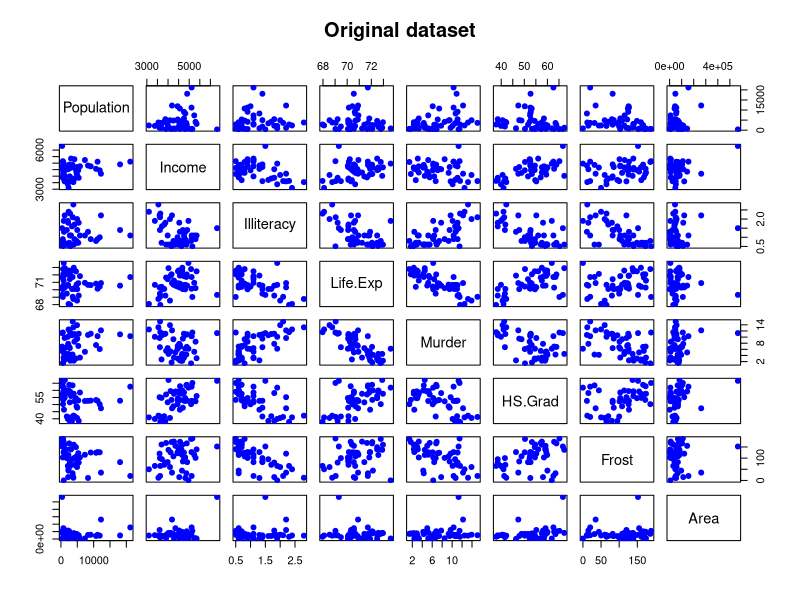
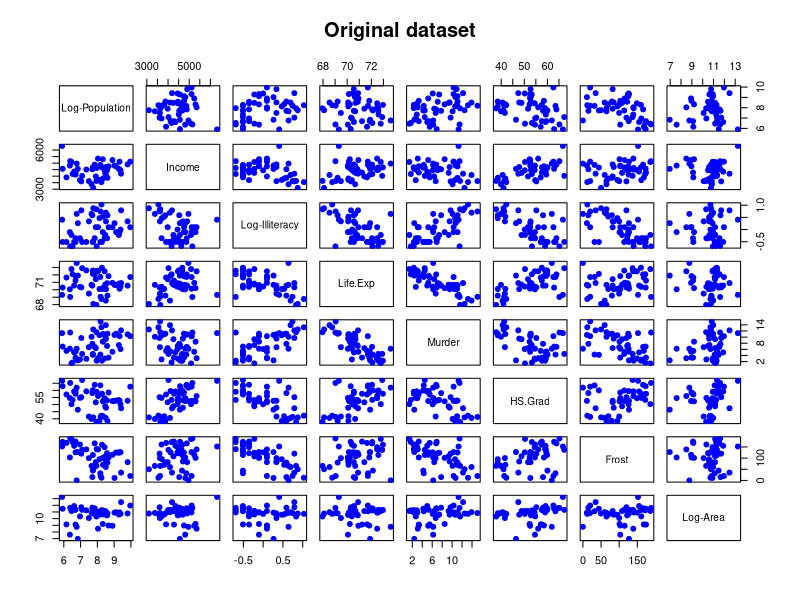
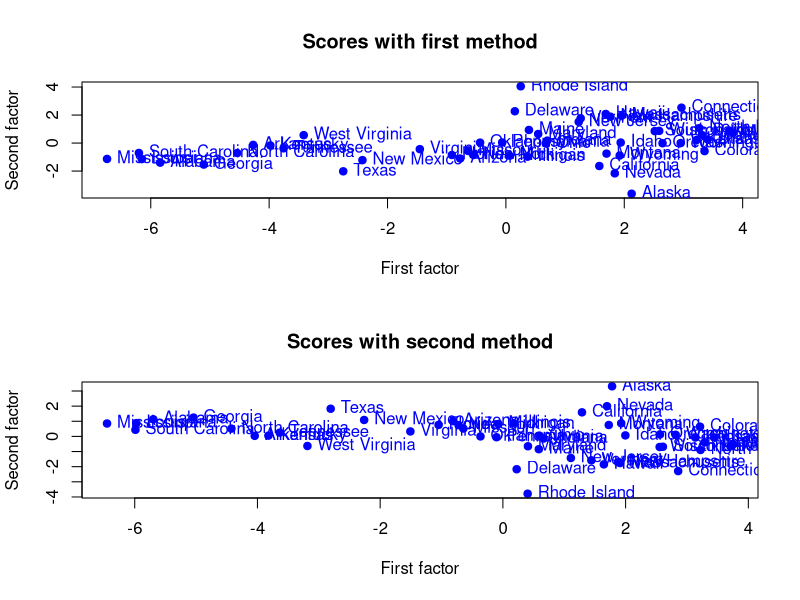
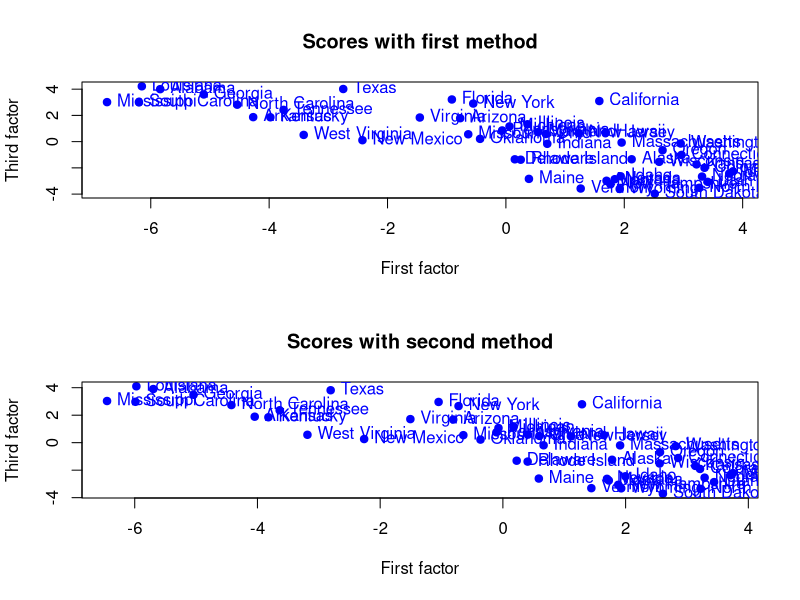
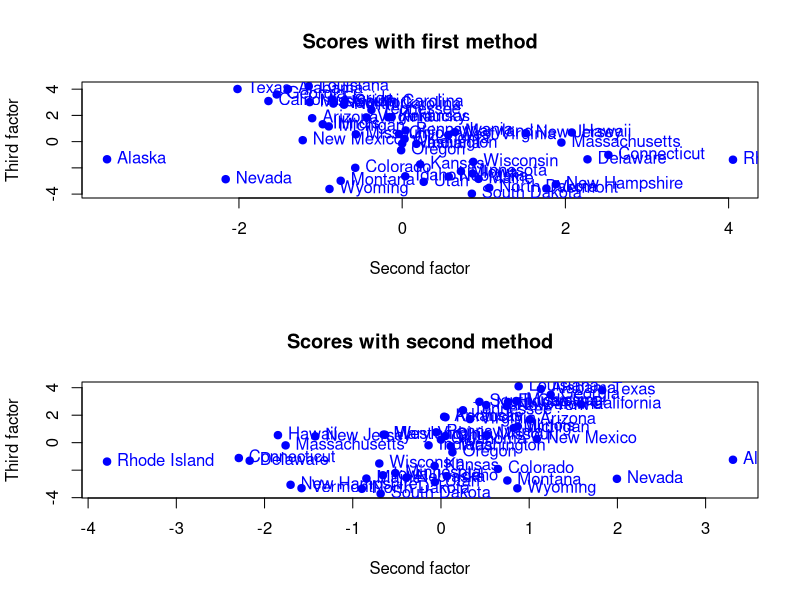
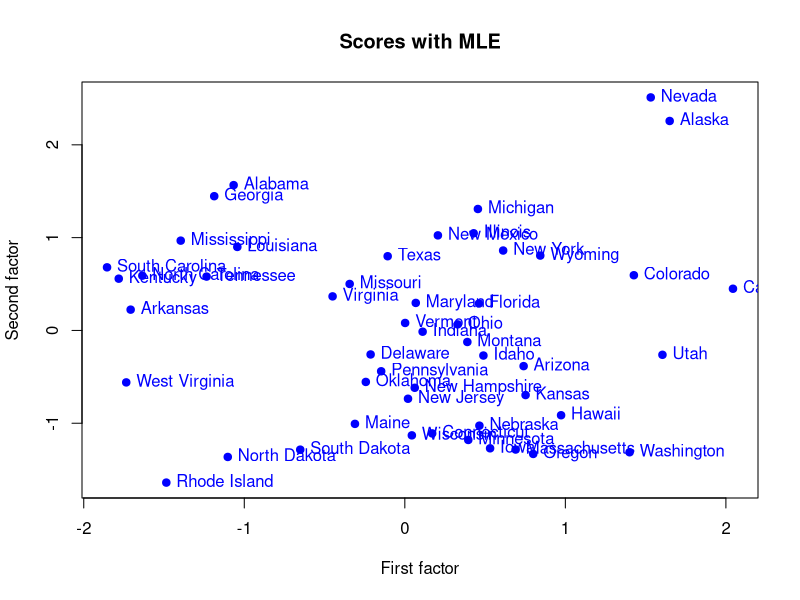
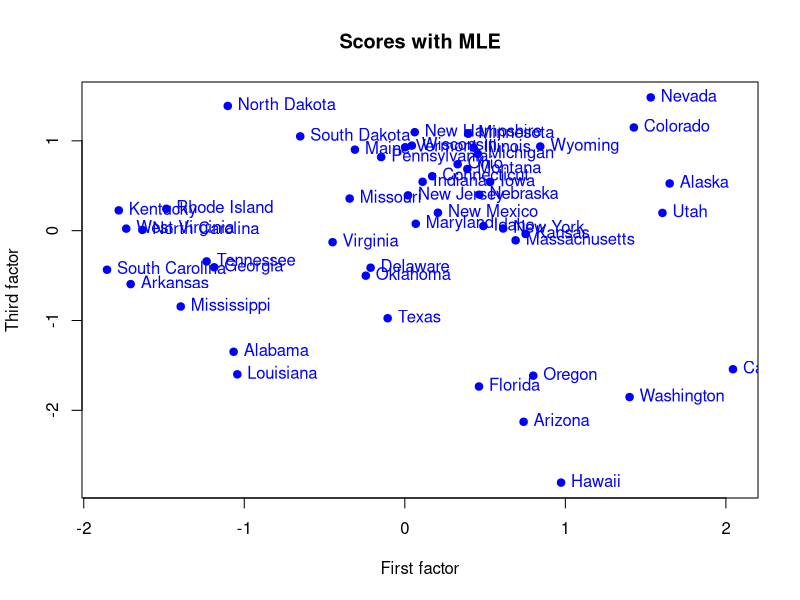
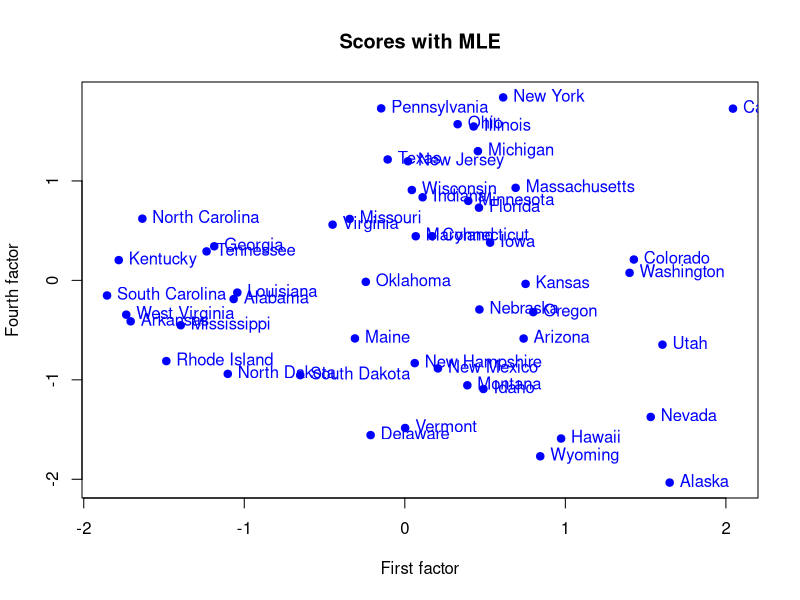

These figures' R source, in order:

##################################################################################################################
##################################################################################################################
# Análisis Factorial
##################################################################################################################
##################################################################################################################

rm(list = ls()) 

##################################################################################################################
# Vamos a cargar los datos state.x77
##################################################################################################################

X <- as.data.frame(state.x77)
X

##################################################################################################################
# Redefinimos el nombre de las variables con espacios
##################################################################################################################

colnames(X)[4] = "Life.Exp"
colnames(X)[6] = "HS.Grad"

##################################################################################################################
# n, p: numero de estados, numero de variables
##################################################################################################################

dim(X)
n <- dim(X)[1]
n
p <- dim(X)[2]
p

##################################################################################################################
# Scatterplot de las variables originales
##################################################################################################################

pairs(X,col="blue",pch=19,main="Original dataset")

##################################################################################################################
# Transformamos algunas variables
##################################################################################################################

X[,1] <- log(X[,1])
colnames(X)[1] <- "Log-Population"
X[,3] <- log(X[,3])
colnames(X)[3] <- "Log-Illiteracy"
X[,8] <- log(X[,8])
colnames(X)[8] <- "Log-Area"

pairs(X,col="blue",pch=19,main="Original dataset")



##################################################################################################################
# Como las vairables tienen diferentes unidades de medida,
# Vamos a usar la matriz de correlaciones para estimar la matriz de carga.
##################################################################################################################

mu <- colMeans(X)
mu
R <- cor(X)
R

##################################################################################################################
# Principal components factor analysis (PCFA)
##################################################################################################################

eR <- eigen(R)
eR

eigen.val <- eR$values # Auto-valores 
eigen.val
eigen.vec <- eR$vectors # Auto-vectores
eigen.vec
prop.var <- eigen.val / sum(eigen.val) # Proporcion de variabilidad
prop.var
prop.var.accum <- cumsum(eigen.val) / sum(eigen.val) # Proporcion de variabilidad acumulada
prop.var.accum

##################################################################################################################
# Ahora vamos a estimar la matriz de carga usando los auto-valores y auto-vectores. 
# Aplicaremos también el método varimax
##################################################################################################################

L.est.1 <- eigen.vec[,1:3] %*% diag(sqrt(eigen.val[1:3]))
L.est.1

L.est.1.var <- varimax(L.est.1)
L.est.1.var

##################################################################################################################
# Estimacion de la matriz de covarianza de los errores.
##################################################################################################################

Psi.est.1 <- diag(diag(R - as.matrix(L.est.1.var$loadings) %*% t(as.matrix(L.est.1.var$loadings))))
Psi.est.1

##################################################################################################################
# Ahora, podemos usar esta estimación para estimar mediante el método Principal factor analysis (PFA)
##################################################################################################################

RP <- R - Psi.est.1

eRP <- eigen(RP)
eRP

eigen.val <- eRP$values # Auto-valores 
eigen.val
eigen.vec <- eRP$vectors # Auto-vectores
eigen.vec
prop.var <- eigen.val / sum(eigen.val) # Proporcion de variabilidad
prop.var
prop.var.accum <- cumsum(eigen.val) / sum(eigen.val) # Proporcion de variabilidad acumulada
prop.var.accum

##################################################################################################################
# Ahora, podemos estimar la matriz de carga de nuevo
# Aplicaremos también el método varimax
##################################################################################################################

L.est.2 <- eigen.vec[,1:3] %*% diag(sqrt(eigen.val[1:3]))
L.est.2

L.est.2.var <- varimax(L.est.2)
L.est.2.var

##################################################################################################################
# Estimacion de la matriz de covarianza de los errores.
##################################################################################################################

Psi.est.2 <- diag(diag(R - as.matrix(L.est.2.var$loadings) %*% t(as.matrix(L.est.2.var$loadings))))
Psi.est.2

##################################################################################################################
# Obtengamos los "scores" para ambos métodos
##################################################################################################################
# PCFA
FS.est.1 <- scale(X) %*% as.matrix(L.est.1.var$loadings)
FS.est.1

# PFA
FS.est.2 <- scale(X) %*% as.matrix(L.est.2.var$loadings)
FS.est.2

##################################################################################################################
# Grafiquemos los scores
##################################################################################################################

par(mfrow=c(2,1))

plot(FS.est.1[,1],FS.est.1[,2],xlab="First factor",ylab="Second factor",main="Scores with first method",pch=19,col="blue")
text(FS.est.1[,1],FS.est.1[,2],labels=rownames(X),pos = 4,col="blue")

plot(FS.est.2[,1],-FS.est.2[,2],xlab="First factor",ylab="Second factor",main="Scores with second method",pch=19,col="blue")
text(FS.est.2[,1],-FS.est.2[,2],labels=rownames(X),pos = 4,col="blue")

plot(FS.est.1[,1],FS.est.1[,3],xlab="First factor",ylab="Third factor",main="Scores with first method",pch=19,col="blue")
text(FS.est.1[,1],FS.est.1[,3],labels=rownames(X),pos = 4,col="blue")

plot(FS.est.2[,1],FS.est.2[,3],xlab="First factor",ylab="Third factor",main="Scores with second method",pch=19,col="blue")
text(FS.est.2[,1],FS.est.2[,3],labels=rownames(X),pos = 4,col="blue")

plot(FS.est.1[,2],FS.est.1[,3],xlab="Second factor",ylab="Third factor",main="Scores with first method",pch=19,col="blue")
text(FS.est.1[,2],FS.est.1[,3],labels=rownames(X),pos = 4,col="blue")

plot(-FS.est.2[,2],FS.est.2[,3],xlab="Second factor",ylab="Third factor",main="Scores with second method",pch=19,col="blue")
text(-FS.est.2[,2],FS.est.2[,3],labels=rownames(X),pos = 4,col="blue")

##################################################################################################################
# Ahora, vamos a usar MLE para estimar la matriz de carga y los factores.
# Note que MLE siempre escala los datos.
# Por simplicidad vamos a usar el método de regresión para estimar los "scores".
##################################################################################################################

# Un factor

X.1 <- factanal(X, factors = 1, rotation="varimax",scores="regression")
X.1

# Dos factores

X.2 <- factanal(X, factors = 2, rotation="varimax",scores="regression")
X.2

# Tres factores

X.3 <- factanal(X, factors = 3, rotation="varimax",scores="regression")
X.3

# Cuatro factores

X.4 <- factanal(X, factors = 4, rotation="varimax",scores="regression")
X.4

##################################################################################################################
# Estimación de la matriz de carga y la matriz de covarianza de los errores
##################################################################################################################

L.est.3.var <- X.4$loadings
L.est.3.var

Psi.est.3 <- diag(X.4$uniquenesses)
Psi.est.3

# Gr?ficos

par(mfrow=c(1,1))

plot(X.4$scores[,1],X.4$scores[,2],xlab="First factor",ylab="Second factor",main="Scores with MLE",pch=19,col="blue")
text(X.4$scores[,c(1,2)],labels=rownames(X),pos = 4,col="blue")

plot(X.4$scores[,1],X.4$scores[,3],xlab="First factor",ylab="Third factor",main="Scores with MLE",pch=19,col="blue")
text(X.4$scores[,c(1,3)],labels=rownames(X),pos = 4,col="blue")

plot(X.4$scores[,1],X.4$scores[,4],xlab="First factor",ylab="Fourth factor",main="Scores with MLE",pch=19,col="blue")
text(X.4$scores[,c(1,4)],labels=rownames(X),pos = 4,col="blue")

plot(X.4$scores[,2],X.4$scores[,3],xlab="Second factor",ylab="Third factor",main="Scores with MLE",pch=19,col="blue")
text(X.4$scores[,c(2,3)],labels=rownames(X),pos = 4,col="blue")

plot(X.4$scores[,2],X.4$scores[,4],xlab="Second factor",ylab="Fourth factor",main="Scores with MLE",pch=19,col="blue")
text(X.4$scores[,c(2,4)],labels=rownames(X),pos = 4,col="blue")

plot(X.4$scores[,3],X.4$scores[,4],xlab="Third factor",ylab="Fourth factor",main="Scores with MLE",pch=19,col="blue")
text(X.4$scores[,c(3,4)],labels=rownames(X),pos = 4,col="blue")

